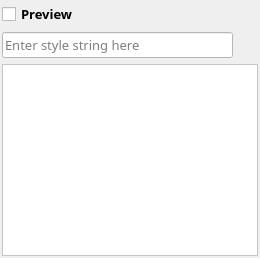
           <widget class="QWidget" name="templatesPage">
            <property name="styleSheet">
             <string notr="true"/>
            </property>
            <layout class="QVBoxLayout" name="verticalLayout_8">
             <property name="margin">
              <number>2</number>
             </property>
             <item>
              <widget class="QCheckBox" name="previewTemplateStyle">
               <property name="font">
                <font>
                 <family>Segoe UI Light</family>
                 <pointsize>10</pointsize>
                 <weight>75</weight>
                 <bold>true</bold>
                </font>
               </property>
               <property name="text">
                <string>Preview</string>
               </property>
              </widget>
             </item>
             <item>
              <layout class="QHBoxLayout" name="horizontalLayout_10">
               <property name="spacing">
                <number>1</number>
               </property>
               <item>
                <widget class="QLineEdit" name="styleString">
                 <property name="font">
                  <font>
                   <family>Segoe UI Light</family>
                   <pointsize>10</pointsize>
                  </font>
                 </property>
                 <property name="styleSheet">
                  <string notr="true">background-color: rgb(255, 255, 255);
color: rgb(0, 0, 0);
</string>
                 </property>
                 <property name="text">
                  <string/>
                 </property>
                 <property name="placeholderText">
                  <string>Enter style string here</string>
                 </property>
                </widget>
               </item>
               <item>
                <widget class="QToolButton" name="resetTemplateStyles">
                 <property name="maximumSize">
                  <size>
                   <width>25</width>
                   <height>25</height>
                  </size>
                 </property>
                 <property name="font">
                  <font>
                   <family>Segoe UI</family>
                   <pointsize>12</pointsize>
                  </font>
                 </property>
                 <property name="toolTip">
                  <string>Reset</string>
                 </property>
                 <property name="text">
                  <string/>
                 </property>
                 <property name="icon">
                  <iconset resource="resources.qrc">
                   <normaloff>:/icons/icons/windows8_icons/Window_Controls/close.png</normaloff>:/icons/icons/windows8_icons/Window_Controls/close.png</iconset>
                 </property>
                 <property name="toolButtonStyle">
                  <enum>Qt::ToolButtonIconOnly</enum>
                 </property>
                 <property name="autoRaise">
                  <bool>true</bool>
                 </property>
                </widget>
               </item>
              </layout>
             </item>
             <item>
              <widget class="QTreeWidget" name="templateOptions">
               <property name="font">
                <font>
                 <family>Segoe UI Light</family>
                 <pointsize>10</pointsize>
                 <weight>50</weight>
                 <bold>false</bold>
                </font>
               </property>
               <property name="styleSheet">
                <string notr="true">background-color: rgb(255, 255, 255);
color: rgb(0, 0, 0);</string>
               </property>
               <property name="selectionMode">
                <enum>QAbstractItemView::MultiSelection</enum>
               </property>
               <property name="headerHidden">
                <bool>true</bool>
               </property>
               <column>
                <property name="text">
                 <string notr="true">1</string>
                </property>
               </column>
              </widget>
             </item>
            </layout>
           </widget>
